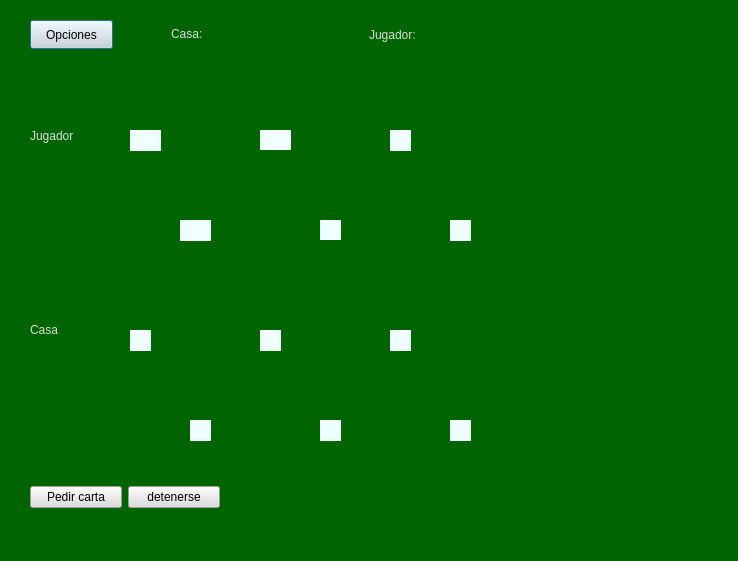
<?xml version="1.0" encoding="UTF-8"?>
<ui version="4.0">
 <class>blackJack</class>
 <widget class="QDialog" name="blackJack">
  <property name="geometry">
   <rect>
    <x>0</x>
    <y>0</y>
    <width>738</width>
    <height>561</height>
   </rect>
  </property>
  <property name="windowTitle">
   <string>Dialog</string>
  </property>
  <property name="styleSheet">
   <string notr="true">background-color: rgb(0, 100, 0);</string>
  </property>
  <widget class="QPushButton" name="pushButton">
   <property name="geometry">
    <rect>
     <x>30</x>
     <y>20</y>
     <width>83</width>
     <height>29</height>
    </rect>
   </property>
   <property name="styleSheet">
    <string notr="true">background-color: rgb(220, 220, 220);
font: 12pt &quot;Times New Roman&quot;;
color: rgb(0, 0, 0);</string>
   </property>
   <property name="text">
    <string>Opciones</string>
   </property>
  </widget>
  <widget class="QLabel" name="labelPlayer">
   <property name="geometry">
    <rect>
     <x>30</x>
     <y>120</y>
     <width>81</width>
     <height>31</height>
    </rect>
   </property>
   <property name="styleSheet">
    <string notr="true">color: rgb(220, 220, 220);
font: italic 13pt &quot;Times New Roman&quot;;

</string>
   </property>
   <property name="text">
    <string>Jugador</string>
   </property>
  </widget>
  <widget class="QLabel" name="label_house">
   <property name="geometry">
    <rect>
     <x>30</x>
     <y>320</y>
     <width>51</width>
     <height>20</height>
    </rect>
   </property>
   <property name="styleSheet">
    <string notr="true">color: rgb(220, 220, 220);
font: italic 13pt &quot;Times New Roman&quot;;
</string>
   </property>
   <property name="text">
    <string>Casa</string>
   </property>
  </widget>
  <widget class="QLabel" name="labelCartaJ1">
   <property name="geometry">
    <rect>
     <x>130</x>
     <y>130</y>
     <width>31</width>
     <height>21</height>
    </rect>
   </property>
   <property name="toolTip">
    <string>&lt;html&gt;&lt;head/&gt;&lt;body&gt;&lt;p&gt;&lt;br/&gt;&lt;/p&gt;&lt;/body&gt;&lt;/html&gt;</string>
   </property>
   <property name="styleSheet">
    <string notr="true">background-color: rgb(240, 255, 255);
color: rgb(0, 0, 0);
font: 16pt &quot;Times New Roman&quot;;</string>
   </property>
   <property name="text">
    <string/>
   </property>
  </widget>
  <widget class="QLabel" name="labelCartaJ2">
   <property name="geometry">
    <rect>
     <x>260</x>
     <y>130</y>
     <width>31</width>
     <height>20</height>
    </rect>
   </property>
   <property name="styleSheet">
    <string notr="true">background-color: rgb(240, 255, 255);
color: rgb(255, 0, 0);
font: 16pt &quot;Times New Roman&quot;;</string>
   </property>
   <property name="text">
    <string/>
   </property>
  </widget>
  <widget class="QLabel" name="labelCartaJ3">
   <property name="geometry">
    <rect>
     <x>390</x>
     <y>130</y>
     <width>21</width>
     <height>21</height>
    </rect>
   </property>
   <property name="styleSheet">
    <string notr="true">background-color: rgb(240, 255, 255);
color: rgb(0, 0, 0);
font: 16pt &quot;Times New Roman&quot;;</string>
   </property>
   <property name="text">
    <string/>
   </property>
  </widget>
  <widget class="QLabel" name="labelCartaM3">
   <property name="geometry">
    <rect>
     <x>390</x>
     <y>330</y>
     <width>21</width>
     <height>21</height>
    </rect>
   </property>
   <property name="styleSheet">
    <string notr="true">background-color: rgb(240, 255, 255);
color: rgb(255, 0, 0);
font: 16pt &quot;Times New Roman&quot;;</string>
   </property>
   <property name="text">
    <string/>
   </property>
  </widget>
  <widget class="QLabel" name="labelCartaM2">
   <property name="geometry">
    <rect>
     <x>260</x>
     <y>330</y>
     <width>21</width>
     <height>21</height>
    </rect>
   </property>
   <property name="styleSheet">
    <string notr="true">background-color: rgb(240, 255, 255);
color: rgb(0, 0, 0);
font: 16pt &quot;Times New Roman&quot;;</string>
   </property>
   <property name="text">
    <string/>
   </property>
   <property name="textFormat">
    <enum>Qt::MarkdownText</enum>
   </property>
  </widget>
  <widget class="QLabel" name="labelCartaM1">
   <property name="geometry">
    <rect>
     <x>130</x>
     <y>330</y>
     <width>21</width>
     <height>21</height>
    </rect>
   </property>
   <property name="styleSheet">
    <string notr="true">background-color: rgb(240, 255, 255);
color: rgb(255, 0, 0);
font: 16pt &quot;Times New Roman&quot;;</string>
   </property>
   <property name="text">
    <string/>
   </property>
  </widget>
  <widget class="QWidget" name="layoutWidget">
   <property name="geometry">
    <rect>
     <x>30</x>
     <y>480</y>
     <width>190</width>
     <height>34</height>
    </rect>
   </property>
   <layout class="QHBoxLayout" name="horizontalLayout">
    <item>
     <widget class="QPushButton" name="pushButton_pedirCarta">
      <property name="styleSheet">
       <string notr="true">background-color: rgb(220, 220, 220);
font: 12pt &quot;Times New Roman&quot;;
color: rgb(0, 0, 0);</string>
      </property>
      <property name="text">
       <string>Pedir carta</string>
      </property>
     </widget>
    </item>
    <item>
     <widget class="QPushButton" name="pushButton_detenerse">
      <property name="styleSheet">
       <string notr="true">background-color: rgb(220, 220, 220);
font: 12pt &quot;Times New Roman&quot;;
color: rgb(0, 0, 0);</string>
      </property>
      <property name="text">
       <string>detenerse</string>
      </property>
     </widget>
    </item>
   </layout>
  </widget>
  <widget class="QLabel" name="labelCartaJ1_2">
   <property name="geometry">
    <rect>
     <x>180</x>
     <y>220</y>
     <width>31</width>
     <height>21</height>
    </rect>
   </property>
   <property name="toolTip">
    <string>&lt;html&gt;&lt;head/&gt;&lt;body&gt;&lt;p&gt;&lt;br/&gt;&lt;/p&gt;&lt;/body&gt;&lt;/html&gt;</string>
   </property>
   <property name="styleSheet">
    <string notr="true">background-color: rgb(240, 255, 255);
color: rgb(0, 0, 0);
font: 16pt &quot;Times New Roman&quot;;</string>
   </property>
   <property name="text">
    <string/>
   </property>
  </widget>
  <widget class="QLabel" name="labelCartaJ2_2">
   <property name="geometry">
    <rect>
     <x>320</x>
     <y>220</y>
     <width>21</width>
     <height>20</height>
    </rect>
   </property>
   <property name="styleSheet">
    <string notr="true">background-color: rgb(240, 255, 255);
color: rgb(255, 0, 0);
font: 16pt &quot;Times New Roman&quot;;</string>
   </property>
   <property name="text">
    <string/>
   </property>
  </widget>
  <widget class="QLabel" name="labelCartaJ3_2">
   <property name="geometry">
    <rect>
     <x>450</x>
     <y>220</y>
     <width>21</width>
     <height>21</height>
    </rect>
   </property>
   <property name="styleSheet">
    <string notr="true">background-color: rgb(240, 255, 255);
color: rgb(0, 0, 0);
font: 16pt &quot;Times New Roman&quot;;</string>
   </property>
   <property name="text">
    <string/>
   </property>
  </widget>
  <widget class="QLabel" name="labelCartaM1_2">
   <property name="geometry">
    <rect>
     <x>190</x>
     <y>420</y>
     <width>21</width>
     <height>21</height>
    </rect>
   </property>
   <property name="styleSheet">
    <string notr="true">background-color: rgb(240, 255, 255);
color: rgb(255, 0, 0);
font: 16pt &quot;Times New Roman&quot;;</string>
   </property>
   <property name="text">
    <string/>
   </property>
  </widget>
  <widget class="QLabel" name="labelCartaM2_2">
   <property name="geometry">
    <rect>
     <x>320</x>
     <y>420</y>
     <width>21</width>
     <height>21</height>
    </rect>
   </property>
   <property name="styleSheet">
    <string notr="true">background-color: rgb(240, 255, 255);
color: rgb(0, 0, 0);
font: 16pt &quot;Times New Roman&quot;;</string>
   </property>
   <property name="text">
    <string/>
   </property>
   <property name="textFormat">
    <enum>Qt::MarkdownText</enum>
   </property>
  </widget>
  <widget class="QLabel" name="labelCartaM3_2">
   <property name="geometry">
    <rect>
     <x>450</x>
     <y>420</y>
     <width>21</width>
     <height>21</height>
    </rect>
   </property>
   <property name="styleSheet">
    <string notr="true">background-color: rgb(240, 255, 255);
color: rgb(255, 0, 0);
font: 16pt &quot;Times New Roman&quot;;</string>
   </property>
   <property name="text">
    <string/>
   </property>
  </widget>
  <widget class="QWidget" name="">
   <property name="geometry">
    <rect>
     <x>369</x>
     <y>21</y>
     <width>101</width>
     <height>28</height>
    </rect>
   </property>
   <layout class="QHBoxLayout" name="horizontalLayout_2">
    <item>
     <widget class="QLabel" name="label_house_3">
      <property name="styleSheet">
       <string notr="true">color: rgb(220, 220, 220);
font: italic 13pt &quot;Times New Roman&quot;;
</string>
      </property>
      <property name="text">
       <string>Jugador:</string>
      </property>
     </widget>
    </item>
    <item>
     <widget class="QLabel" name="label_ptsJug">
      <property name="styleSheet">
       <string notr="true">color: rgb(255, 255, 255);
font: 13pt &quot;Times New Roman&quot;;
</string>
      </property>
      <property name="text">
       <string/>
      </property>
     </widget>
    </item>
   </layout>
  </widget>
  <widget class="QWidget" name="">
   <property name="geometry">
    <rect>
     <x>171</x>
     <y>20</y>
     <width>71</width>
     <height>28</height>
    </rect>
   </property>
   <layout class="QHBoxLayout" name="horizontalLayout_3">
    <item>
     <widget class="QLabel" name="label_house_2">
      <property name="styleSheet">
       <string notr="true">color: rgb(220, 220, 220);
font: italic 13pt &quot;Times New Roman&quot;;
</string>
      </property>
      <property name="text">
       <string>Casa:</string>
      </property>
     </widget>
    </item>
    <item>
     <widget class="QLabel" name="label_ptsMaquina">
      <property name="styleSheet">
       <string notr="true">color: rgb(255, 255, 255);
font: 13pt &quot;Times New Roman&quot;;
</string>
      </property>
      <property name="text">
       <string/>
      </property>
     </widget>
    </item>
   </layout>
  </widget>
 </widget>
 <resources/>
 <connections/>
</ui>
